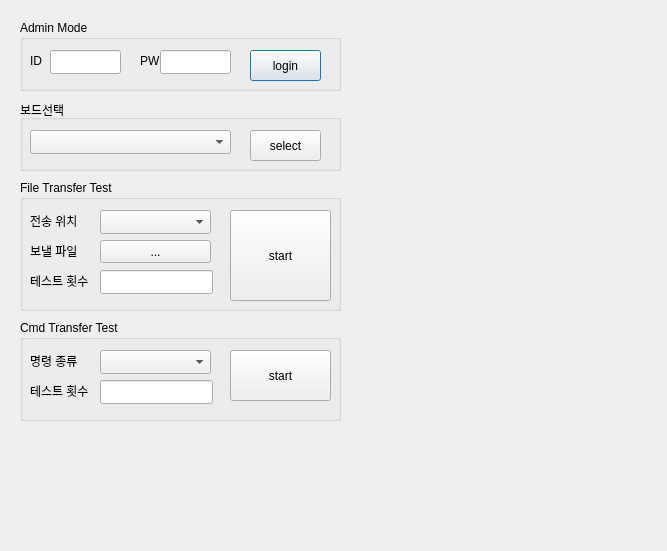
<?xml version="1.0" encoding="UTF-8"?>
<ui version="4.0">
 <class>TestDialog</class>
 <widget class="QDialog" name="TestDialog">
  <property name="geometry">
   <rect>
    <x>0</x>
    <y>0</y>
    <width>667</width>
    <height>551</height>
   </rect>
  </property>
  <property name="windowTitle">
   <string>Dialog</string>
  </property>
  <property name="styleSheet">
   <string notr="true">QTabWidget::pane {
    border: 1px solid #444;
        background-color: #323232;
    top: 1px;
}</string>
  </property>
  <widget class="QGroupBox" name="groupBox">
   <property name="geometry">
    <rect>
     <x>20</x>
     <y>20</y>
     <width>321</width>
     <height>71</height>
    </rect>
   </property>
   <property name="title">
    <string>Admin Mode</string>
   </property>
   <widget class="QLabel" name="label_4">
    <property name="geometry">
     <rect>
      <x>10</x>
      <y>30</y>
      <width>21</width>
      <height>21</height>
     </rect>
    </property>
    <property name="text">
     <string>ID</string>
    </property>
   </widget>
   <widget class="QLineEdit" name="lineEdit_3">
    <property name="geometry">
     <rect>
      <x>30</x>
      <y>30</y>
      <width>71</width>
      <height>24</height>
     </rect>
    </property>
   </widget>
   <widget class="QLabel" name="label_5">
    <property name="geometry">
     <rect>
      <x>120</x>
      <y>30</y>
      <width>21</width>
      <height>21</height>
     </rect>
    </property>
    <property name="text">
     <string>PW</string>
    </property>
   </widget>
   <widget class="QLineEdit" name="lineEdit_4">
    <property name="geometry">
     <rect>
      <x>140</x>
      <y>30</y>
      <width>71</width>
      <height>24</height>
     </rect>
    </property>
   </widget>
   <widget class="QPushButton" name="Login">
    <property name="geometry">
     <rect>
      <x>230</x>
      <y>30</y>
      <width>71</width>
      <height>31</height>
     </rect>
    </property>
    <property name="text">
     <string>login</string>
    </property>
   </widget>
  </widget>
  <widget class="QGroupBox" name="groupBox_2">
   <property name="geometry">
    <rect>
     <x>20</x>
     <y>180</y>
     <width>321</width>
     <height>131</height>
    </rect>
   </property>
   <property name="title">
    <string>File Transfer Test</string>
   </property>
   <widget class="QLabel" name="label">
    <property name="geometry">
     <rect>
      <x>10</x>
      <y>30</y>
      <width>61</width>
      <height>21</height>
     </rect>
    </property>
    <property name="text">
     <string>전송 위치</string>
    </property>
   </widget>
   <widget class="QLabel" name="label_2">
    <property name="geometry">
     <rect>
      <x>10</x>
      <y>60</y>
      <width>61</width>
      <height>21</height>
     </rect>
    </property>
    <property name="text">
     <string>보낼 파일</string>
    </property>
   </widget>
   <widget class="QLabel" name="label_3">
    <property name="geometry">
     <rect>
      <x>10</x>
      <y>90</y>
      <width>71</width>
      <height>21</height>
     </rect>
    </property>
    <property name="text">
     <string>테스트 횟수</string>
    </property>
   </widget>
   <widget class="QLineEdit" name="lineEdit">
    <property name="geometry">
     <rect>
      <x>80</x>
      <y>90</y>
      <width>113</width>
      <height>24</height>
     </rect>
    </property>
   </widget>
   <widget class="QToolButton" name="toolButton">
    <property name="geometry">
     <rect>
      <x>80</x>
      <y>60</y>
      <width>111</width>
      <height>23</height>
     </rect>
    </property>
    <property name="text">
     <string>...</string>
    </property>
   </widget>
   <widget class="QPushButton" name="startTransfer">
    <property name="geometry">
     <rect>
      <x>210</x>
      <y>30</y>
      <width>101</width>
      <height>91</height>
     </rect>
    </property>
    <property name="text">
     <string>start</string>
    </property>
   </widget>
   <widget class="QComboBox" name="comboBox">
    <property name="geometry">
     <rect>
      <x>80</x>
      <y>30</y>
      <width>111</width>
      <height>24</height>
     </rect>
    </property>
   </widget>
  </widget>
  <widget class="QGroupBox" name="groupBox_3">
   <property name="geometry">
    <rect>
     <x>20</x>
     <y>320</y>
     <width>321</width>
     <height>101</height>
    </rect>
   </property>
   <property name="title">
    <string>Cmd Transfer Test</string>
   </property>
   <widget class="QLabel" name="label_6">
    <property name="geometry">
     <rect>
      <x>10</x>
      <y>30</y>
      <width>61</width>
      <height>21</height>
     </rect>
    </property>
    <property name="text">
     <string>명령 종류</string>
    </property>
   </widget>
   <widget class="QComboBox" name="comboBox_2">
    <property name="geometry">
     <rect>
      <x>80</x>
      <y>30</y>
      <width>111</width>
      <height>24</height>
     </rect>
    </property>
   </widget>
   <widget class="QLabel" name="label_7">
    <property name="geometry">
     <rect>
      <x>10</x>
      <y>60</y>
      <width>71</width>
      <height>21</height>
     </rect>
    </property>
    <property name="text">
     <string>테스트 횟수</string>
    </property>
   </widget>
   <widget class="QLineEdit" name="lineEdit_2">
    <property name="geometry">
     <rect>
      <x>80</x>
      <y>60</y>
      <width>113</width>
      <height>24</height>
     </rect>
    </property>
   </widget>
   <widget class="QPushButton" name="startCmd">
    <property name="geometry">
     <rect>
      <x>210</x>
      <y>30</y>
      <width>101</width>
      <height>51</height>
     </rect>
    </property>
    <property name="text">
     <string>start</string>
    </property>
   </widget>
  </widget>
  <widget class="QGroupBox" name="groupBox_4">
   <property name="geometry">
    <rect>
     <x>20</x>
     <y>100</y>
     <width>321</width>
     <height>71</height>
    </rect>
   </property>
   <property name="title">
    <string>보드선택</string>
   </property>
   <widget class="QPushButton" name="select">
    <property name="geometry">
     <rect>
      <x>230</x>
      <y>30</y>
      <width>71</width>
      <height>31</height>
     </rect>
    </property>
    <property name="text">
     <string>select</string>
    </property>
   </widget>
   <widget class="QComboBox" name="comboBox_3">
    <property name="geometry">
     <rect>
      <x>10</x>
      <y>30</y>
      <width>201</width>
      <height>24</height>
     </rect>
    </property>
   </widget>
  </widget>
 </widget>
 <resources/>
 <connections/>
</ui>
